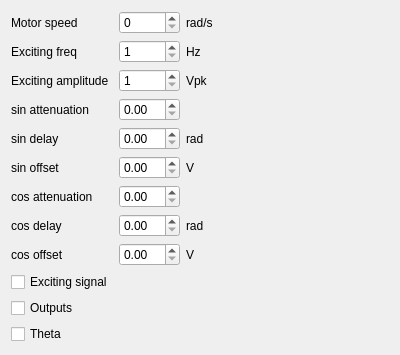
<?xml version="1.0" encoding="UTF-8"?>
<ui version="4.0">
 <class>SpecificSimParamsTest8</class>
 <widget class="QWidget" name="SpecificSimParamsTest8">
  <property name="geometry">
   <rect>
    <x>0</x>
    <y>0</y>
    <width>400</width>
    <height>300</height>
   </rect>
  </property>
  <property name="windowTitle">
   <string>Form</string>
  </property>
  <layout class="QFormLayout" name="formLayout_2">
   <item row="0" column="0">
    <layout class="QGridLayout" name="gridLayout">
     <item row="8" column="1">
      <widget class="QDoubleSpinBox" name="cosDelay"/>
     </item>
     <item row="3" column="0">
      <widget class="QLabel" name="label_2">
       <property name="text">
        <string>Exciting amplitude</string>
       </property>
      </widget>
     </item>
     <item row="9" column="1">
      <widget class="QDoubleSpinBox" name="cosOffset"/>
     </item>
     <item row="1" column="0">
      <widget class="QLabel" name="label_3">
       <property name="text">
        <string>Exciting freq</string>
       </property>
      </widget>
     </item>
     <item row="5" column="1">
      <widget class="QDoubleSpinBox" name="sinDelay"/>
     </item>
     <item row="8" column="2">
      <widget class="QLabel" name="label_14">
       <property name="text">
        <string>rad</string>
       </property>
      </widget>
     </item>
     <item row="5" column="2">
      <widget class="QLabel" name="label_12">
       <property name="text">
        <string>rad</string>
       </property>
      </widget>
     </item>
     <item row="6" column="1">
      <widget class="QDoubleSpinBox" name="sinOffset"/>
     </item>
     <item row="6" column="2">
      <widget class="QLabel" name="label_13">
       <property name="text">
        <string>V</string>
       </property>
      </widget>
     </item>
     <item row="3" column="1">
      <widget class="QSpinBox" name="excAmp">
       <property name="minimum">
        <number>1</number>
       </property>
       <property name="maximum">
        <number>25</number>
       </property>
      </widget>
     </item>
     <item row="4" column="0">
      <widget class="QLabel" name="label">
       <property name="text">
        <string>sin attenuation</string>
       </property>
      </widget>
     </item>
     <item row="8" column="0">
      <widget class="QLabel" name="label_10">
       <property name="text">
        <string>cos delay</string>
       </property>
      </widget>
     </item>
     <item row="3" column="2">
      <widget class="QLabel" name="label_5">
       <property name="text">
        <string>Vpk</string>
       </property>
      </widget>
     </item>
     <item row="9" column="2">
      <widget class="QLabel" name="label_15">
       <property name="text">
        <string>V</string>
       </property>
      </widget>
     </item>
     <item row="0" column="1">
      <widget class="QSpinBox" name="motSpeedRads">
       <property name="maximum">
        <number>10000</number>
       </property>
      </widget>
     </item>
     <item row="4" column="1">
      <widget class="QDoubleSpinBox" name="sinAttenuation"/>
     </item>
     <item row="0" column="0">
      <widget class="QLabel" name="label_6">
       <property name="text">
        <string>Motor speed</string>
       </property>
      </widget>
     </item>
     <item row="1" column="1">
      <widget class="QSpinBox" name="excFreq">
       <property name="minimum">
        <number>1</number>
       </property>
       <property name="maximum">
        <number>30000</number>
       </property>
      </widget>
     </item>
     <item row="5" column="0">
      <widget class="QLabel" name="label_8">
       <property name="text">
        <string>sin delay</string>
       </property>
      </widget>
     </item>
     <item row="6" column="0">
      <widget class="QLabel" name="label_9">
       <property name="text">
        <string>sin offset</string>
       </property>
      </widget>
     </item>
     <item row="7" column="0">
      <widget class="QLabel" name="label_16">
       <property name="text">
        <string>cos attenuation</string>
       </property>
      </widget>
     </item>
     <item row="0" column="2">
      <widget class="QLabel" name="label_7">
       <property name="text">
        <string>rad/s</string>
       </property>
      </widget>
     </item>
     <item row="7" column="1">
      <widget class="QDoubleSpinBox" name="cosAttenuation"/>
     </item>
     <item row="11" column="0">
      <widget class="QCheckBox" name="outputPlot">
       <property name="text">
        <string>Outputs</string>
       </property>
      </widget>
     </item>
     <item row="10" column="0">
      <widget class="QCheckBox" name="excitingPlot">
       <property name="text">
        <string>Exciting signal</string>
       </property>
      </widget>
     </item>
     <item row="9" column="0">
      <widget class="QLabel" name="label_11">
       <property name="text">
        <string>cos offset</string>
       </property>
      </widget>
     </item>
     <item row="1" column="2">
      <widget class="QLabel" name="label_4">
       <property name="text">
        <string>Hz</string>
       </property>
      </widget>
     </item>
     <item row="12" column="0">
      <widget class="QCheckBox" name="thetaPlot">
       <property name="text">
        <string>Theta</string>
       </property>
      </widget>
     </item>
    </layout>
   </item>
  </layout>
 </widget>
 <resources/>
 <connections/>
</ui>
